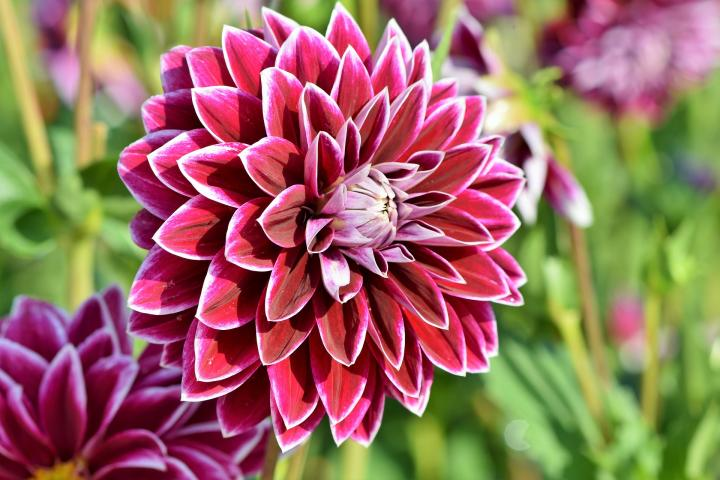
#> input picture photos/flower.jpg, 720 x 480 px, found by its file name
$ python colour_spaces.py
#> lines starting #> are read from the running program, lines starting #| are printed output that depends on the picture
import cv2 as cv
import matplotlib.pyplot as plt

#BGR
img = cv.imread('photos/flower.jpg')
#> img is the input picture: shape (480, 720, 3); mean B, G, R 97, 109.5, 153.2
cv.imshow('Flower', img)

#BGR to Greyscale
gray = cv.cvtColor(img, cv.COLOR_BGR2GRAY)
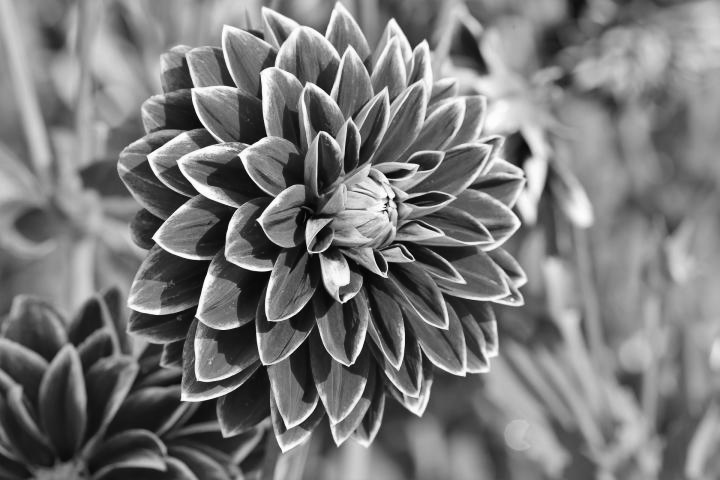
#> gray: shape (480, 720); min 2, max 255, mean 121.1
cv.imshow('Gray', gray)

#BGR to HSV
hsv = cv.cvtColor(img, cv.COLOR_BGR2HSV)
#> hsv: shape (480, 720, 3); mean H, S, V 103.8, 149.3, 165.4
cv.imshow('HSV', hsv)

#BGR to LAB
lab = cv.cvtColor(img, cv.COLOR_BGR2LAB)
#> lab: shape (480, 720, 3); mean of channels 0, 1, 2 133.7, 142.5, 145.2
cv.imshow('LAB', lab)

#BGR to RGB
rgb = cv.cvtColor(img, cv.COLOR_BGR2RGB)
plt.imshow(rgb)
plt.show()

cv.waitKey(0)
